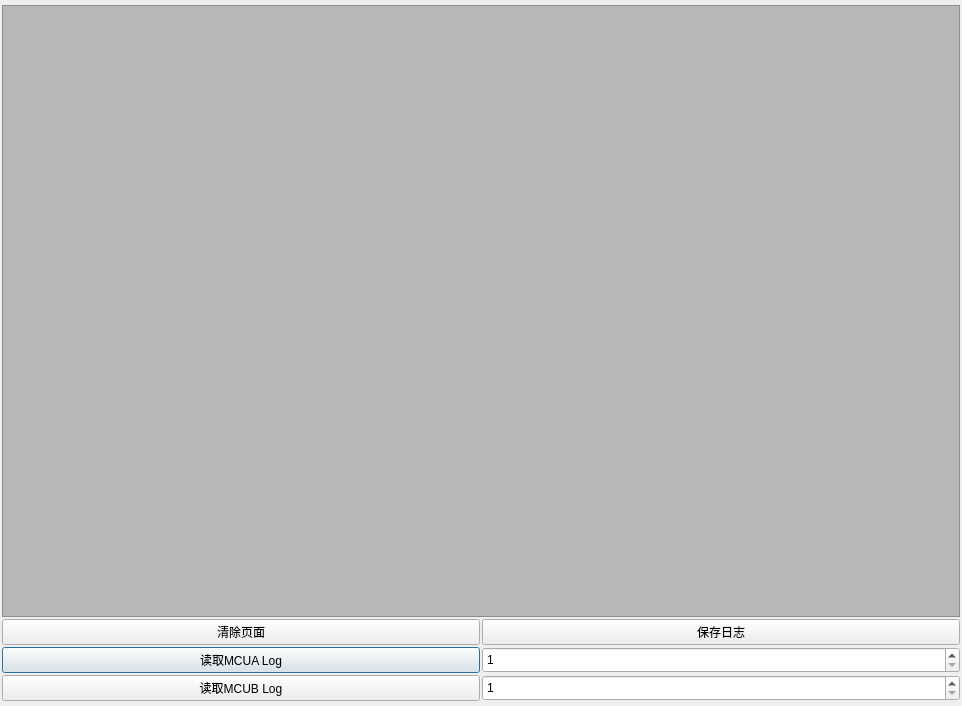
<?xml version="1.0" encoding="UTF-8"?>
<ui version="4.0">
 <class>log_dialog</class>
 <widget class="QDialog" name="log_dialog">
  <property name="geometry">
   <rect>
    <x>0</x>
    <y>0</y>
    <width>962</width>
    <height>706</height>
   </rect>
  </property>
  <property name="windowTitle">
   <string>日志</string>
  </property>
  <layout class="QGridLayout" name="gridLayout">
   <property name="leftMargin">
    <number>2</number>
   </property>
   <property name="topMargin">
    <number>5</number>
   </property>
   <property name="rightMargin">
    <number>2</number>
   </property>
   <property name="bottomMargin">
    <number>5</number>
   </property>
   <property name="spacing">
    <number>2</number>
   </property>
   <item row="2" column="0">
    <widget class="QPushButton" name="read_a_log">
     <property name="sizePolicy">
      <sizepolicy hsizetype="Minimum" vsizetype="Fixed">
       <horstretch>0</horstretch>
       <verstretch>0</verstretch>
      </sizepolicy>
     </property>
     <property name="maximumSize">
      <size>
       <width>16777215</width>
       <height>35</height>
      </size>
     </property>
     <property name="text">
      <string>读取MCUA Log</string>
     </property>
    </widget>
   </item>
   <item row="2" column="1">
    <widget class="QSpinBox" name="a_log_size">
     <property name="maximumSize">
      <size>
       <width>16777215</width>
       <height>35</height>
      </size>
     </property>
     <property name="minimum">
      <number>1</number>
     </property>
     <property name="maximum">
      <number>1024</number>
     </property>
    </widget>
   </item>
   <item row="3" column="0">
    <widget class="QPushButton" name="read_b_log">
     <property name="sizePolicy">
      <sizepolicy hsizetype="Minimum" vsizetype="Fixed">
       <horstretch>0</horstretch>
       <verstretch>0</verstretch>
      </sizepolicy>
     </property>
     <property name="maximumSize">
      <size>
       <width>16777215</width>
       <height>35</height>
      </size>
     </property>
     <property name="text">
      <string>读取MCUB Log</string>
     </property>
    </widget>
   </item>
   <item row="3" column="1">
    <widget class="QSpinBox" name="b_log_size">
     <property name="maximumSize">
      <size>
       <width>16777215</width>
       <height>35</height>
      </size>
     </property>
     <property name="minimum">
      <number>1</number>
     </property>
     <property name="maximum">
      <number>1024</number>
     </property>
    </widget>
   </item>
   <item row="1" column="1">
    <widget class="QPushButton" name="save_log">
     <property name="sizePolicy">
      <sizepolicy hsizetype="Minimum" vsizetype="Fixed">
       <horstretch>0</horstretch>
       <verstretch>0</verstretch>
      </sizepolicy>
     </property>
     <property name="maximumSize">
      <size>
       <width>16777215</width>
       <height>35</height>
      </size>
     </property>
     <property name="baseSize">
      <size>
       <width>100</width>
       <height>20</height>
      </size>
     </property>
     <property name="text">
      <string>保存日志</string>
     </property>
    </widget>
   </item>
   <item row="1" column="0">
    <widget class="QPushButton" name="clear_log">
     <property name="sizePolicy">
      <sizepolicy hsizetype="Minimum" vsizetype="Fixed">
       <horstretch>0</horstretch>
       <verstretch>0</verstretch>
      </sizepolicy>
     </property>
     <property name="maximumSize">
      <size>
       <width>16777215</width>
       <height>35</height>
      </size>
     </property>
     <property name="text">
      <string>清除页面</string>
     </property>
    </widget>
   </item>
   <item row="0" column="0" colspan="2">
    <widget class="QTextBrowser" name="log_textBrowser">
     <property name="styleSheet">
      <string notr="true">background-color: rgba(128, 128, 128,128);</string>
     </property>
    </widget>
   </item>
  </layout>
 </widget>
 <resources/>
 <connections/>
</ui>
